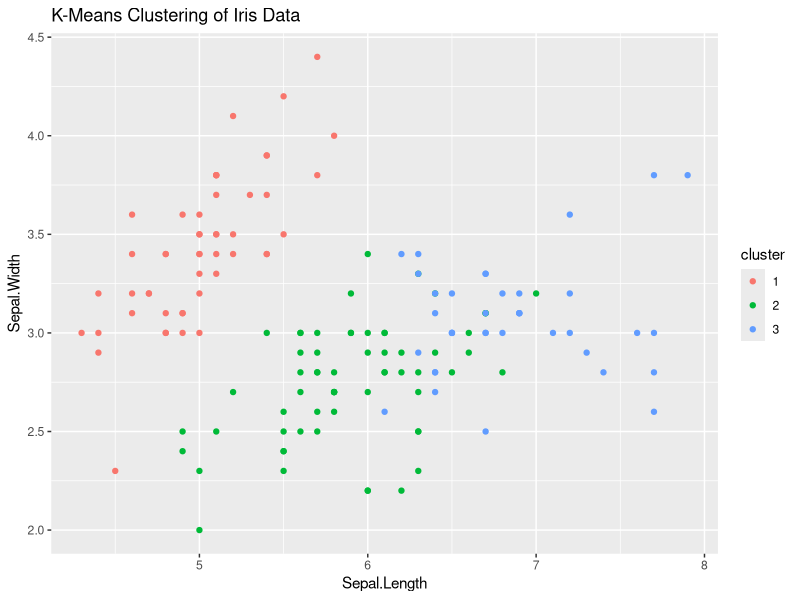

Write R code to recreate this figure.
library(datasets)
library(ggplot2)

# Load Iris data set
data(iris)
head(iris)
# Perform K-Means clustering
set.seed(123)
kmeans_result <- kmeans(iris[, 1:4], centers = 3)

# Visualize clusters
iris$cluster <- as.factor(kmeans_result$cluster)
p <- ggplot(iris, aes(x = Sepal.Length, y = Sepal.Width, color = cluster)) +
  geom_point() +
  labs(title = "K-Means Clustering of Iris Data")

# Save plot as an image file
ggsave("./Practicals/kmeans_clusters.png", plot = p)

cat("Plot saved as kmeans_clusters.png")

labs(title = "K-Means Clustering of Iris Data")
